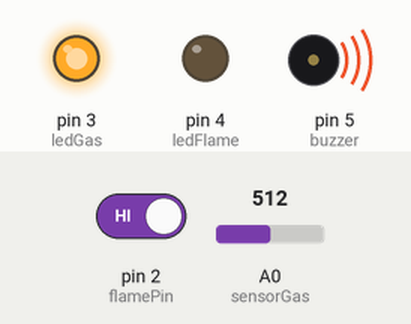
Bench run of a sketch on a simulated Arduino Uno, built with avr-gcc and run on an emulated ATmega328P. Parts: output pins drawn as LEDs (lit = HIGH), buzzer (waves = sounding, pin HIGH). The inputs (shaded band) are chosen by the test bench; at power-on: pin 2 (flamePin) HIGH, A0 (sensorGas) = 512. What the sketch prints to the serial monitor is not drawn.

Above: at 2.0 s.
2.1 s: pin 2 (flamePin) driven LOW
At 3.5 s:
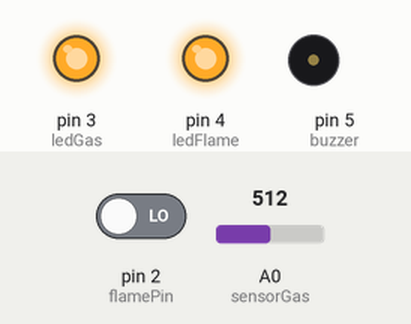
4.1 s: A0 (sensorGas) set to 481
At 5.4 s:
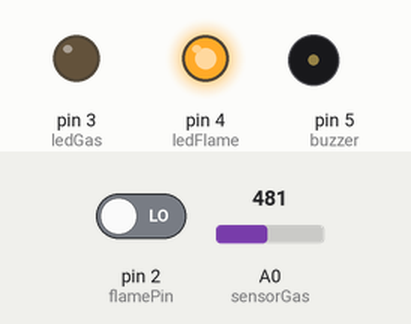
8.6 s: pin 2 (flamePin) driven HIGH
At 9.4 s:
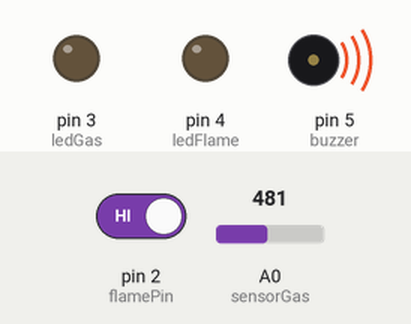
10.3 s: A0 (sensorGas) set to 510
At 10.9 s:
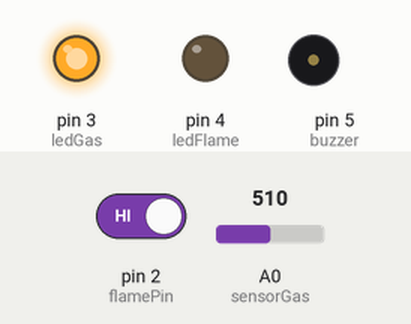
14.8 s: A0 (sensorGas) set to 490
At 16.0 s:
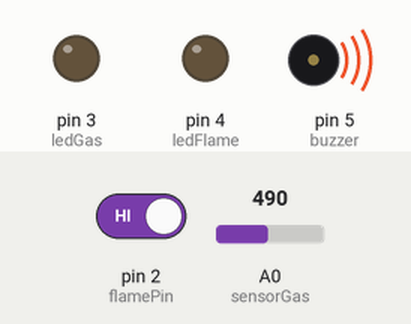
Timing chart, 0 to 17.8 s (numbered marks = the images above; inputs shaded):
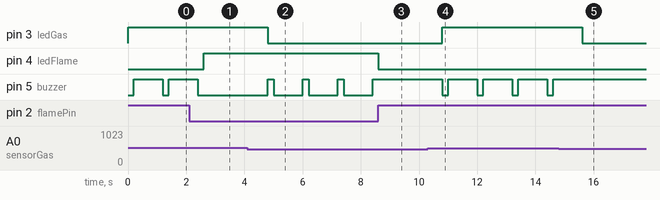

The sketch:

ArduinoSensor.ino
```cpp
const int sensorGas = A0;
const int limitGas = 500;
const int flamePin = 2;
const int ledGas = 3;
const int ledFlame = 4;
const int buzzer = 5;

void setup() {
  pinMode(flamePin, INPUT);
  pinMode(ledGas, OUTPUT);
  pinMode(ledFlame, OUTPUT);
  pinMode(buzzer, OUTPUT);

  Serial.begin(9600);
}

void gasDectetor(){
  int gasRead = analogRead(sensorGas);

  if(gasRead >= limitGas) {
    Serial.println("Gás detectado! ⚠️");
    Serial.print("valor lido do MQ-09: ");
    Serial.println(gasRead);

    digitalWrite(buzzer, LOW);
    digitalWrite(ledGas, HIGH);
  } else {
    digitalWrite(buzzer, HIGH);
    digitalWrite(ledGas, LOW);
  }
}

void flameDectetor() {
  int flameRead = digitalRead(flamePin);
  Serial.println(flameRead);

  if(flameRead != 1){
    Serial.println("Fogo detectado! 🔥");
    Serial.print("Valor lido Flame: ");
    Serial.println(flameRead);

    digitalWrite(buzzer, LOW);
    digitalWrite(ledFlame, HIGH);
  } else {
    digitalWrite(buzzer, HIGH);
    digitalWrite(ledFlame, LOW);
  }
}

void loop(){
  gasDectetor();
  delay(200);
  flameDectetor();

  delay(1000);
}
```

Measured:
- the behaviour switches between 500 and 499 on A0 (sensorGas) (found by bisection; images 1 and 2)
- after the input at 2.1 s, pin 4 (ledFlame): LOW → HIGH after 0.50 s; pin 5 (buzzer): goes on until 2.4 s, then stays LOW
- after the input at 4.1 s, pin 3 (ledGas): HIGH → LOW after 0.70 s; pin 5 (buzzer): alternates HIGH for 0.20 s and LOW for 1.0 s, starting after 0.70 s
- after the input at 8.6 s, pin 4 (ledFlame): HIGH → LOW at once; pin 5 (buzzer): stays HIGH (without the input it goes to LOW after 0.01 s)
- after the input at 10.3 s, pin 3 (ledGas): LOW → HIGH after 0.51 s; pin 5 (buzzer): alternates HIGH for 1.0 s and LOW for 0.20 s, starting after 0.51 s
- after the input at 14.8 s, pin 3 (ledGas): HIGH → LOW after 0.81 s; pin 5 (buzzer): stops changing and stays HIGH
